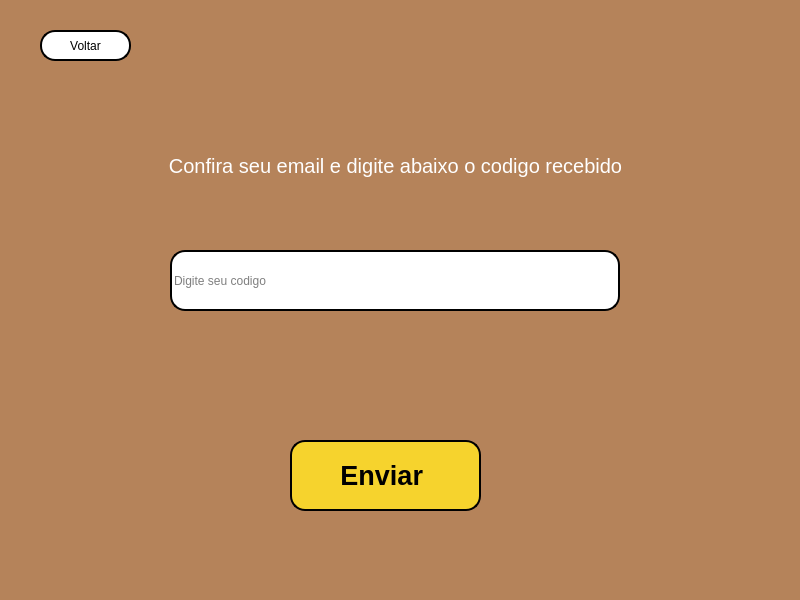
<?xml version="1.0" encoding="UTF-8"?>
<ui version="4.0">
 <class>Form</class>
 <widget class="QWidget" name="Form">
  <property name="geometry">
   <rect>
    <x>0</x>
    <y>0</y>
    <width>800</width>
    <height>600</height>
   </rect>
  </property>
  <property name="windowTitle">
   <string>Form</string>
  </property>
  <property name="styleSheet">
   <string notr="true">background-color: rgb(181, 131, 90)
</string>
  </property>
  <widget class="QLineEdit" name="lineEdit">
   <property name="geometry">
    <rect>
     <x>170</x>
     <y>250</y>
     <width>450</width>
     <height>61</height>
    </rect>
   </property>
   <property name="styleSheet">
    <string notr="true">background-color: rgb(255, 255, 255);
border-radius: 15px;
border-style: outset;
border-width: 2px;</string>
   </property>
   <property name="text">
    <string/>
   </property>
   <property name="alignment">
    <set>Qt::AlignJustify|Qt::AlignVCenter</set>
   </property>
   <property name="placeholderText">
    <string>Digite seu codigo</string>
   </property>
  </widget>
  <widget class="QLabel" name="label">
   <property name="geometry">
    <rect>
     <x>120</x>
     <y>140</y>
     <width>551</width>
     <height>51</height>
    </rect>
   </property>
   <property name="font">
    <font>
     <pointsize>15</pointsize>
    </font>
   </property>
   <property name="styleSheet">
    <string notr="true">color: rgb(255, 255, 255);</string>
   </property>
   <property name="text">
    <string>Confira seu email e digite abaixo o codigo recebido</string>
   </property>
   <property name="alignment">
    <set>Qt::AlignCenter</set>
   </property>
  </widget>
  <widget class="QPushButton" name="pushButton">
   <property name="geometry">
    <rect>
     <x>290</x>
     <y>440</y>
     <width>191</width>
     <height>71</height>
    </rect>
   </property>
   <property name="font">
    <font>
     <pointsize>20</pointsize>
     <weight>75</weight>
     <bold>true</bold>
    </font>
   </property>
   <property name="cursor">
    <cursorShape>PointingHandCursor</cursorShape>
   </property>
   <property name="styleSheet">
    <string notr="true">background-color: rgb(246, 211, 45);
border-style: outset;
border-width: 2px;
border-radius: 15px;
border-color: black;</string>
   </property>
   <property name="text">
    <string>Enviar </string>
   </property>
  </widget>
  <widget class="QLabel" name="label_3">
   <property name="geometry">
    <rect>
     <x>180</x>
     <y>350</y>
     <width>441</width>
     <height>41</height>
    </rect>
   </property>
   <property name="font">
    <font>
     <pointsize>14</pointsize>
    </font>
   </property>
   <property name="styleSheet">
    <string notr="true">color: rgb(192, 28, 40)</string>
   </property>
   <property name="text">
    <string/>
   </property>
  </widget>
  <widget class="QPushButton" name="pushButton_2">
   <property name="geometry">
    <rect>
     <x>40</x>
     <y>30</y>
     <width>91</width>
     <height>31</height>
    </rect>
   </property>
   <property name="cursor">
    <cursorShape>PointingHandCursor</cursorShape>
   </property>
   <property name="styleSheet">
    <string notr="true">background-color: rgb(246, 211, 45);
border-style: outset;
border-width: 2px;
border-radius: 15px;
border-color: black;
background-color: rgb(255, 255, 255);</string>
   </property>
   <property name="text">
    <string>Voltar</string>
   </property>
  </widget>
 </widget>
 <resources/>
 <connections/>
</ui>
